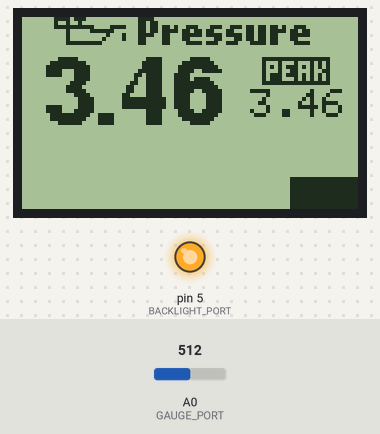
Recording of a sketch running on a simulated Arduino Uno, built with avr-gcc and run on an emulated ATmega328P. On the bench: 84×48 one-colour display, output pins drawn as LEDs (lit = HIGH). The test bench sets the inputs (shaded band); at power-on: A0 (GAUGE_PORT) = 512.

Above: at 1.29 s.
1.3 s: A0 (GAUGE_PORT) set to 716
At 1.43 s:
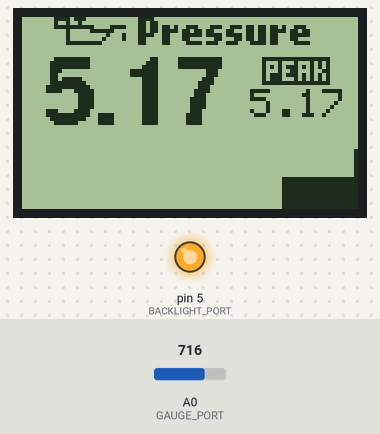
2.9 s: A0 (GAUGE_PORT) set to 900
At 2.94 s:
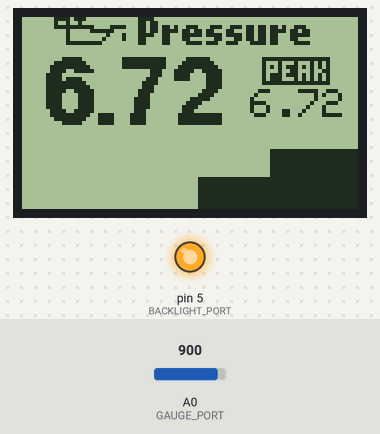
4.4 s: A0 (GAUGE_PORT) set to 1023
At 11.2 s:
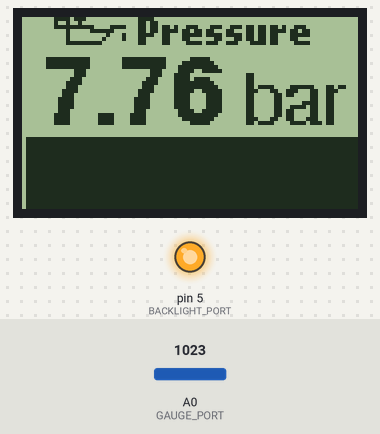

The sketch:

gauge_lcd.ino
```cpp
#include <Adafruit_GFX.h>
#include <Adafruit_PCD8544.h>
#include <Fonts/FreeSansBold12pt7b.h>
#include <Fonts/FreeSans9pt7b.h>

// LCD Configuration
#define BACKLIGHT_PORT 5
#define LCD_DC_PORT 6
#define LCD_CS_PORT 7
#define LCD_RST_PORT 8
Adafruit_PCD8544 display = Adafruit_PCD8544(LCD_DC_PORT, LCD_CS_PORT, LCD_RST_PORT);

#define LCD_CONTRAST 50

// Analog port the pressure sensor
#define GAUGE_PORT A0

// Sensor calibration
// 0-100 psi, 0.5-4.5v
#define PRESSURE_MIN_VALUE 0.0
#define VOLT_MIN_VALUE 0.5
#define PRESSURE_MAX_VALUE 6.89475729
#define VOLT_MAX_VALUE 4.5

// Scale of the history pressure chart
#define BAR_UPPER_PRESSURE 6.0
#define BAR_LOWER_PRESSURE 1.0

// Magic!
#define PEAK_DISPLAY_THRESHOLD 0.3
#define HIST_SAMPLES 84
#define BAR_HEIGHT 18
#define PEAK_SAMPLES HIST_SAMPLES

// generate with http://manytools.org/hacker-tools/image-to-byte-array/
static const unsigned char PROGMEM oil_pressure_icon [] = {
0xf7, 0x0, 0x7, 0x80, 0x0, 0x0, 0x0, 0x0, 0x92, 0x0, 0x6, 0xc0, 0x0, 0x0, 0x0,
0x0, 0xff, 0xc3, 0xc6, 0xda, 0x71, 0xce, 0xdb, 0x4e, 0x10, 0x7e, 0x6, 0xde, 0xdb, 0x18,
0xdb, 0xdb, 0x10, 0x4, 0x47, 0x98, 0xfb, 0xde, 0xdb, 0x1f, 0x10, 0x8, 0x46, 0x18, 0xc0,
0xc6, 0xdb, 0x18, 0x1f, 0xf0, 0x6, 0x18, 0x7b, 0x9c, 0x7b, 0xf};

//Byte array of bitmap of 24 x 7 px:
static const unsigned char PROGMEM peak_icon [] = {
0xff, 0xff, 0x80, 0x88, 0x8a, 0x80, 0xab, 0xaa, 0x80, 0x89, 0x89, 0x80, 0xbb, 0xaa, 0x80,
0xb8, 0xaa, 0x80, 0xff, 0xff, 0x80,
};

int hist_bar[HIST_SAMPLES];
float hist_raw[HIST_SAMPLES];
int hist_index;

void setup() {
  // put your setup code here, to run once:
  pinMode(BACKLIGHT_PORT, OUTPUT);
  analogWrite(BACKLIGHT_PORT, 255);
  Serial.begin(9600);

  display.begin();
  display.setContrast(LCD_CONTRAST);

  for(int i=0; i<HIST_SAMPLES; i++) {
    hist_bar[i] = 0;
    hist_raw[i] = 0.0;
  }

  hist_index=0;
}

void hist_insert(float value) {
  hist_index++;
  if (hist_index >= HIST_SAMPLES)
    hist_index = 0;
  hist_bar[hist_index] = bar_scale(value);
  hist_raw[hist_index] = value;
}

int bar_scale(float pressure) {
  int value = (int) (BAR_HEIGHT*(pressure-BAR_LOWER_PRESSURE))/(BAR_UPPER_PRESSURE-BAR_LOWER_PRESSURE);
  if(value > BAR_HEIGHT)
    value = BAR_HEIGHT;
  return value;
}

float peak_value() {
  float peak=0;
  float max_diff=0;
  for (int i=0; i<PEAK_SAMPLES; i++) {
    int data_index=hist_index-i;
    if (data_index < 0)
      data_index+=HIST_SAMPLES;

    if (hist_raw[data_index] > peak)
      peak=hist_raw[data_index];

    if( abs(hist_raw[data_index]-peak) > max_diff) {
      max_diff = abs(hist_raw[data_index]-peak);
    }
  }

  if (max_diff > PEAK_DISPLAY_THRESHOLD) {
    return peak;
  } else {
    return 0;
  }
}

float last_peak=0;

void loop() {
  // put your main code here, to run repeatedly:
  float volt=(analogRead(GAUGE_PORT)+1)/204.8; // 1024/5.0 = 204.8
  float pressure=(volt-VOLT_MIN_VALUE)*(PRESSURE_MAX_VALUE-PRESSURE_MIN_VALUE)/(VOLT_MAX_VALUE-VOLT_MIN_VALUE);

  display.clearDisplay();
  display.drawBitmap(8, 0,  oil_pressure_icon, 64, 7, BLACK);
  display.setTextColor(BLACK);
  display.setFont(&FreeSansBold12pt7b);
  display.setCursor(5,26);
  display.print(pressure);

  hist_insert(pressure);

  float peak = peak_value();
  if (peak > 0 && peak >= last_peak) {
    display.drawBitmap(60,10, peak_icon, 17, 7, BLACK);
    display.setFont(NULL); // default font
    display.setCursor(57,18);
    display.print(peak);
  } else {
    display.setFont(&FreeSans9pt7b);
    display.setCursor(55,26);
    display.println("bar");
  }
  last_peak=peak;

  for(int i=1;i<=HIST_SAMPLES;i++) {
    int data_index=(hist_index+i) % HIST_SAMPLES;
    int data=hist_bar[data_index];
    display.drawFastVLine(i,48-data,data,BLACK);
  }

  display.display();
  delay(50);

}
```
